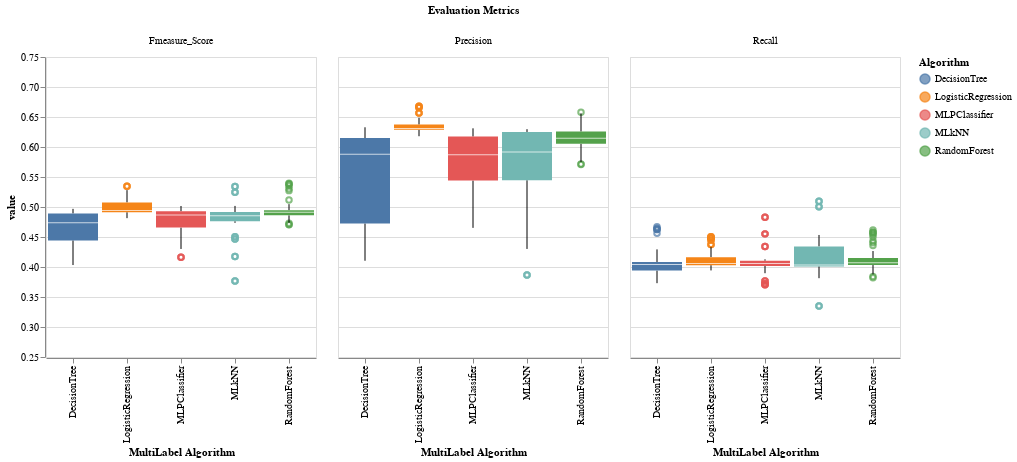

Notebook code cell kept with this figure:
### Code cell
dd=pd.melt(dataBinary,id_vars=['Algorithm'],value_vars=['Precision','Recall','Fmeasure_Score'],var_name='Evaluation Metrics')

alt.Chart(dd,height=300,width=270).mark_boxplot(size=50).encode(
    x=alt.X('Algorithm', title='MultiLabel Algorithm'),
    y=alt.Y('value', title='value',scale=alt.Scale(domain=(0.25, 0.75))),
    color='Algorithm'
).facet(column='Evaluation Metrics')

### Figure 1 — Vega-Lite specification as saved in the notebook (floating-point values rounded to 4 significant figures; data arrays with more than 128 entries replaced by an {"elided": "..."} marker saying what was removed)
{"config": {"view": {"continuousWidth": 400, "continuousHeight": 300}}, "data": {"name": "data-054f82b0678ef808a8b885bb83155ea1"}, "facet": {"column": {"type": "nominal", "field": "Evaluation Metrics"}}, "spec": {"mark": {"type": "boxplot", "size": 50}, "encoding": {"color": {"type": "nominal", "field": "Algorithm"}, "x": {"type": "nominal", "field": "Algorithm", "title": "MultiLabel Algorithm"}, "y": {"type": "quantitative", "field": "value", "scale": {"domain": [0.25, 0.75]}, "title": "value"}}, "height": 300, "width": 270}, "$schema": "https://vega.github.io/schema/vega-lite/v4.8.1.json", "datasets": {"data-054f82b0678ef808a8b885bb83155ea1": {"elided": "900 records"}}}
